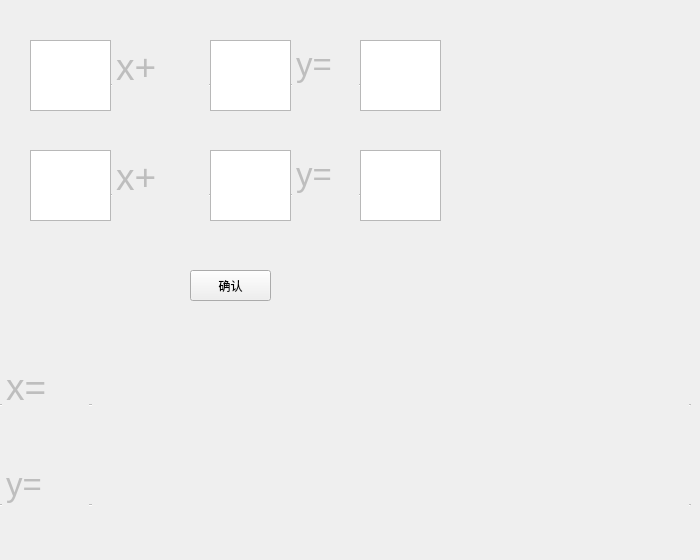
   <widget class="QWidget" name="page_4">
    <widget class="QTextEdit" name="textEdit_11">
     <property name="enabled">
      <bool>false</bool>
     </property>
     <property name="geometry">
      <rect>
       <x>110</x>
       <y>40</y>
       <width>101</width>
       <height>91</height>
      </rect>
     </property>
     <property name="font">
      <font>
       <pointsize>25</pointsize>
      </font>
     </property>
     <property name="frameShape">
      <enum>QFrame::HLine</enum>
     </property>
     <property name="html">
      <string>&lt;!DOCTYPE HTML PUBLIC &quot;-//W3C//DTD HTML 4.0//EN&quot; &quot;http://www.w3.org/TR/REC-html40/strict.dtd&quot;&gt;
&lt;html&gt;&lt;head&gt;&lt;meta name=&quot;qrichtext&quot; content=&quot;1&quot; /&gt;&lt;style type=&quot;text/css&quot;&gt;
p, li { white-space: pre-wrap; }
&lt;/style&gt;&lt;/head&gt;&lt;body style=&quot; font-family:'SimSun'; font-size:25pt; font-weight:400; font-style:normal;&quot;&gt;
&lt;p style=&quot; margin-top:0px; margin-bottom:0px; margin-left:0px; margin-right:0px; -qt-block-indent:0; text-indent:0px;&quot;&gt;&lt;span style=&quot; font-size:28pt;&quot;&gt;x+&lt;/span&gt;&lt;/p&gt;&lt;/body&gt;&lt;/html&gt;</string>
     </property>
    </widget>
    <widget class="QTextEdit" name="textEdit_12">
     <property name="enabled">
      <bool>false</bool>
     </property>
     <property name="geometry">
      <rect>
       <x>290</x>
       <y>40</y>
       <width>71</width>
       <height>91</height>
      </rect>
     </property>
     <property name="font">
      <font>
       <pointsize>25</pointsize>
      </font>
     </property>
     <property name="frameShape">
      <enum>QFrame::HLine</enum>
     </property>
     <property name="html">
      <string>&lt;!DOCTYPE HTML PUBLIC &quot;-//W3C//DTD HTML 4.0//EN&quot; &quot;http://www.w3.org/TR/REC-html40/strict.dtd&quot;&gt;
&lt;html&gt;&lt;head&gt;&lt;meta name=&quot;qrichtext&quot; content=&quot;1&quot; /&gt;&lt;style type=&quot;text/css&quot;&gt;
p, li { white-space: pre-wrap; }
&lt;/style&gt;&lt;/head&gt;&lt;body style=&quot; font-family:'SimSun'; font-size:25pt; font-weight:400; font-style:normal;&quot;&gt;
&lt;p style=&quot; margin-top:0px; margin-bottom:0px; margin-left:0px; margin-right:0px; -qt-block-indent:0; text-indent:0px;&quot;&gt;y=&lt;/p&gt;&lt;/body&gt;&lt;/html&gt;</string>
     </property>
    </widget>
    <widget class="QTextEdit" name="textEdit_16">
     <property name="enabled">
      <bool>false</bool>
     </property>
     <property name="geometry">
      <rect>
       <x>110</x>
       <y>150</y>
       <width>101</width>
       <height>91</height>
      </rect>
     </property>
     <property name="font">
      <font>
       <pointsize>25</pointsize>
      </font>
     </property>
     <property name="frameShape">
      <enum>QFrame::HLine</enum>
     </property>
     <property name="html">
      <string>&lt;!DOCTYPE HTML PUBLIC &quot;-//W3C//DTD HTML 4.0//EN&quot; &quot;http://www.w3.org/TR/REC-html40/strict.dtd&quot;&gt;
&lt;html&gt;&lt;head&gt;&lt;meta name=&quot;qrichtext&quot; content=&quot;1&quot; /&gt;&lt;style type=&quot;text/css&quot;&gt;
p, li { white-space: pre-wrap; }
&lt;/style&gt;&lt;/head&gt;&lt;body style=&quot; font-family:'SimSun'; font-size:25pt; font-weight:400; font-style:normal;&quot;&gt;
&lt;p style=&quot; margin-top:0px; margin-bottom:0px; margin-left:0px; margin-right:0px; -qt-block-indent:0; text-indent:0px;&quot;&gt;&lt;span style=&quot; font-size:28pt;&quot;&gt;x+&lt;/span&gt;&lt;/p&gt;&lt;/body&gt;&lt;/html&gt;</string>
     </property>
    </widget>
    <widget class="QTextEdit" name="textEdit_17">
     <property name="enabled">
      <bool>false</bool>
     </property>
     <property name="geometry">
      <rect>
       <x>290</x>
       <y>150</y>
       <width>71</width>
       <height>91</height>
      </rect>
     </property>
     <property name="font">
      <font>
       <pointsize>25</pointsize>
      </font>
     </property>
     <property name="frameShape">
      <enum>QFrame::HLine</enum>
     </property>
     <property name="html">
      <string>&lt;!DOCTYPE HTML PUBLIC &quot;-//W3C//DTD HTML 4.0//EN&quot; &quot;http://www.w3.org/TR/REC-html40/strict.dtd&quot;&gt;
&lt;html&gt;&lt;head&gt;&lt;meta name=&quot;qrichtext&quot; content=&quot;1&quot; /&gt;&lt;style type=&quot;text/css&quot;&gt;
p, li { white-space: pre-wrap; }
&lt;/style&gt;&lt;/head&gt;&lt;body style=&quot; font-family:'SimSun'; font-size:25pt; font-weight:400; font-style:normal;&quot;&gt;
&lt;p style=&quot; margin-top:0px; margin-bottom:0px; margin-left:0px; margin-right:0px; -qt-block-indent:0; text-indent:0px;&quot;&gt;y=&lt;/p&gt;&lt;/body&gt;&lt;/html&gt;</string>
     </property>
    </widget>
    <widget class="QTextEdit" name="Twoa">
     <property name="geometry">
      <rect>
       <x>30</x>
       <y>40</y>
       <width>81</width>
       <height>71</height>
      </rect>
     </property>
     <property name="font">
      <font>
       <pointsize>25</pointsize>
      </font>
     </property>
    </widget>
    <widget class="QTextEdit" name="Twob">
     <property name="geometry">
      <rect>
       <x>210</x>
       <y>40</y>
       <width>81</width>
       <height>71</height>
      </rect>
     </property>
     <property name="font">
      <font>
       <pointsize>25</pointsize>
      </font>
     </property>
    </widget>
    <widget class="QTextEdit" name="Twof">
     <property name="geometry">
      <rect>
       <x>360</x>
       <y>150</y>
       <width>81</width>
       <height>71</height>
      </rect>
     </property>
     <property name="font">
      <font>
       <pointsize>25</pointsize>
      </font>
     </property>
    </widget>
    <widget class="QTextEdit" name="Twod">
     <property name="geometry">
      <rect>
       <x>210</x>
       <y>150</y>
       <width>81</width>
       <height>71</height>
      </rect>
     </property>
     <property name="font">
      <font>
       <pointsize>25</pointsize>
      </font>
     </property>
    </widget>
    <widget class="QTextEdit" name="Twoc">
     <property name="geometry">
      <rect>
       <x>30</x>
       <y>150</y>
       <width>81</width>
       <height>71</height>
      </rect>
     </property>
     <property name="font">
      <font>
       <pointsize>25</pointsize>
      </font>
     </property>
    </widget>
    <widget class="QTextEdit" name="Twoe">
     <property name="geometry">
      <rect>
       <x>360</x>
       <y>40</y>
       <width>81</width>
       <height>71</height>
      </rect>
     </property>
     <property name="font">
      <font>
       <pointsize>25</pointsize>
      </font>
     </property>
    </widget>
    <widget class="QTextEdit" name="textEdit_20">
     <property name="enabled">
      <bool>false</bool>
     </property>
     <property name="geometry">
      <rect>
       <x>0</x>
       <y>360</y>
       <width>91</width>
       <height>91</height>
      </rect>
     </property>
     <property name="font">
      <font>
       <pointsize>25</pointsize>
      </font>
     </property>
     <property name="frameShape">
      <enum>QFrame::HLine</enum>
     </property>
     <property name="html">
      <string>&lt;!DOCTYPE HTML PUBLIC &quot;-//W3C//DTD HTML 4.0//EN&quot; &quot;http://www.w3.org/TR/REC-html40/strict.dtd&quot;&gt;
&lt;html&gt;&lt;head&gt;&lt;meta name=&quot;qrichtext&quot; content=&quot;1&quot; /&gt;&lt;style type=&quot;text/css&quot;&gt;
p, li { white-space: pre-wrap; }
&lt;/style&gt;&lt;/head&gt;&lt;body style=&quot; font-family:'SimSun'; font-size:25pt; font-weight:400; font-style:normal;&quot;&gt;
&lt;p style=&quot; margin-top:0px; margin-bottom:0px; margin-left:0px; margin-right:0px; -qt-block-indent:0; text-indent:0px;&quot;&gt;&lt;span style=&quot; font-size:28pt;&quot;&gt;x=&lt;/span&gt;&lt;/p&gt;&lt;/body&gt;&lt;/html&gt;</string>
     </property>
    </widget>
    <widget class="QTextEdit" name="textEdit_21">
     <property name="enabled">
      <bool>false</bool>
     </property>
     <property name="geometry">
      <rect>
       <x>0</x>
       <y>460</y>
       <width>91</width>
       <height>91</height>
      </rect>
     </property>
     <property name="font">
      <font>
       <pointsize>25</pointsize>
      </font>
     </property>
     <property name="frameShape">
      <enum>QFrame::HLine</enum>
     </property>
     <property name="html">
      <string>&lt;!DOCTYPE HTML PUBLIC &quot;-//W3C//DTD HTML 4.0//EN&quot; &quot;http://www.w3.org/TR/REC-html40/strict.dtd&quot;&gt;
&lt;html&gt;&lt;head&gt;&lt;meta name=&quot;qrichtext&quot; content=&quot;1&quot; /&gt;&lt;style type=&quot;text/css&quot;&gt;
p, li { white-space: pre-wrap; }
&lt;/style&gt;&lt;/head&gt;&lt;body style=&quot; font-family:'SimSun'; font-size:25pt; font-weight:400; font-style:normal;&quot;&gt;
&lt;p style=&quot; margin-top:0px; margin-bottom:0px; margin-left:0px; margin-right:0px; -qt-block-indent:0; text-indent:0px;&quot;&gt;y=&lt;/p&gt;&lt;/body&gt;&lt;/html&gt;</string>
     </property>
    </widget>
    <widget class="QTextEdit" name="Two_x_out">
     <property name="enabled">
      <bool>false</bool>
     </property>
     <property name="geometry">
      <rect>
       <x>90</x>
       <y>360</y>
       <width>601</width>
       <height>91</height>
      </rect>
     </property>
     <property name="font">
      <font>
       <pointsize>25</pointsize>
      </font>
     </property>
     <property name="frameShape">
      <enum>QFrame::HLine</enum>
     </property>
    </widget>
    <widget class="QTextEdit" name="Two_y_out">
     <property name="enabled">
      <bool>false</bool>
     </property>
     <property name="geometry">
      <rect>
       <x>90</x>
       <y>460</y>
       <width>601</width>
       <height>91</height>
      </rect>
     </property>
     <property name="font">
      <font>
       <pointsize>25</pointsize>
      </font>
     </property>
     <property name="frameShape">
      <enum>QFrame::HLine</enum>
     </property>
    </widget>
    <widget class="QPushButton" name="pushButton_3">
     <property name="geometry">
      <rect>
       <x>190</x>
       <y>270</y>
       <width>81</width>
       <height>31</height>
      </rect>
     </property>
     <property name="text">
      <string>确认</string>
     </property>
    </widget>
   </widget>
